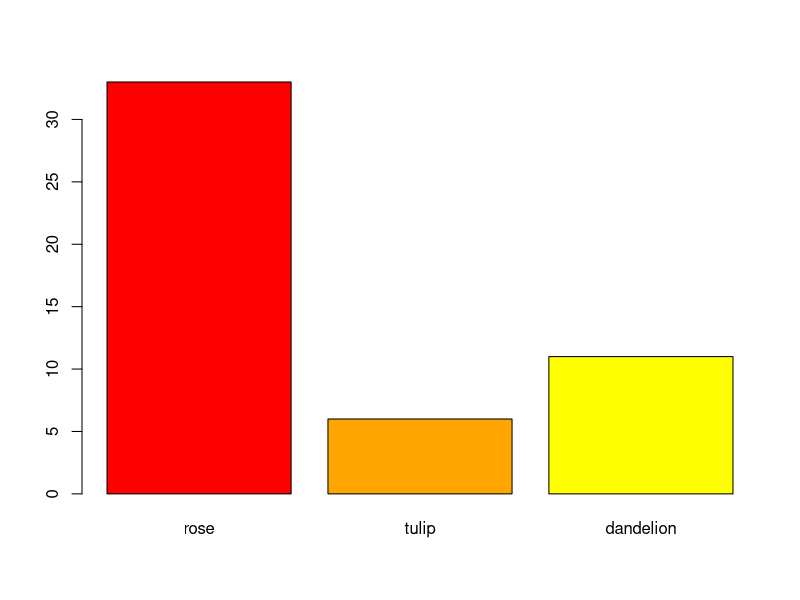
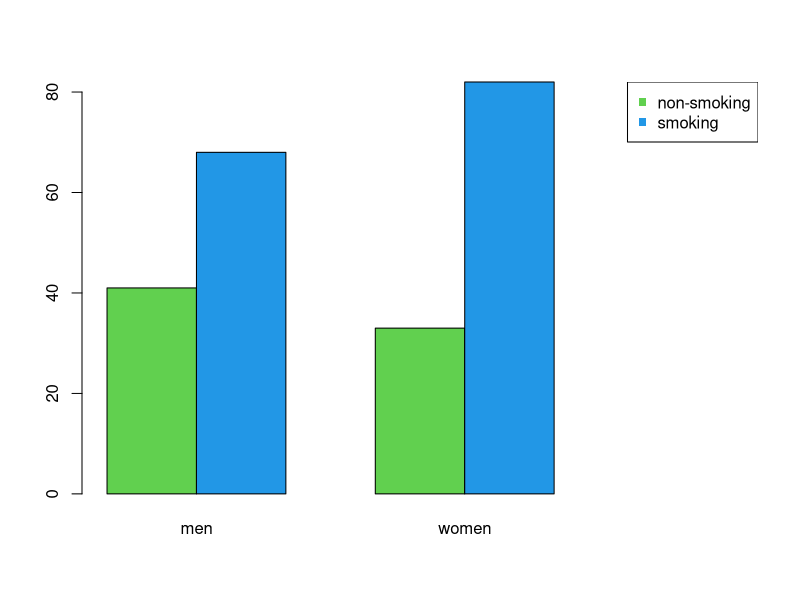

These charts were generated, in order, by the following R code:
## ---- chunk 1
require("knitr") # Creating tables (kable)
## ---- chunk 2
Observed <- c(rose = 33, tulip = 6, dandelion = 11)
## ---- chunk 3
ConTable <- data.frame(
  men   = c(41, 68),
  women = c(33, 82) 
)
rownames(ConTable) <- c("non-smoking", "smoking")
## ---- chunk 4
barplot(Observed, col = c("red", "orange", "yellow"))
## ---- chunk 5
barplot(as.matrix(ConTable), beside = TRUE, xlim = c(1, 8), col = 3:4)
legend("topright", legend = rownames(ConTable), pch = 15, col = 3:4)
## ---- chunk 6
# Proportions in which the flowers were planted
expected <- c(1/2, 1/4, 1/4)

# Did the flowers sprout in a different ratio than I planted them?
chisq.test(Observed, p = expected)
## ---- chunk 7
chisq.test(Observed, simulate.p.value = TRUE)
## ---- chunk 8
chisq.test(ConTable)
## ---- chunk 9
fisher.test(ConTable)
